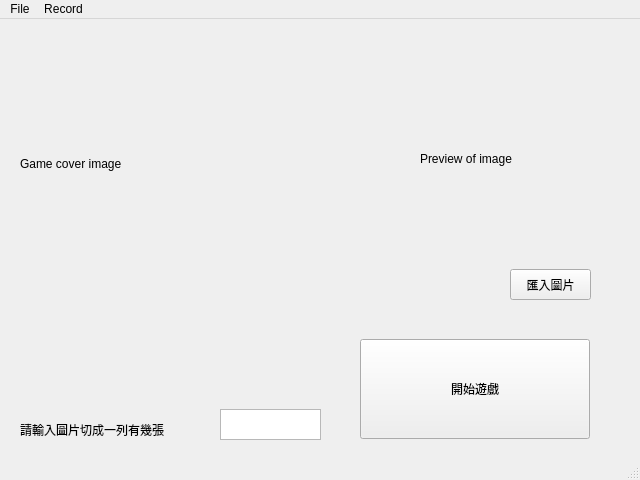
<?xml version="1.0" encoding="UTF-8"?>
<ui version="4.0">
 <class>MainWindow</class>
 <widget class="QMainWindow" name="MainWindow">
  <property name="geometry">
   <rect>
    <x>0</x>
    <y>0</y>
    <width>640</width>
    <height>480</height>
   </rect>
  </property>
  <property name="windowTitle">
   <string>MainWindow</string>
  </property>
  <widget class="QWidget" name="centralwidget">
   <widget class="QLabel" name="lableGameLogo">
    <property name="geometry">
     <rect>
      <x>20</x>
      <y>20</y>
      <width>350</width>
      <height>250</height>
     </rect>
    </property>
    <property name="text">
     <string>Game cover image</string>
    </property>
   </widget>
   <widget class="QPlainTextEdit" name="textBoxPuzzleSize">
    <property name="geometry">
     <rect>
      <x>220</x>
      <y>390</y>
      <width>101</width>
      <height>31</height>
     </rect>
    </property>
   </widget>
   <widget class="QPushButton" name="buttonStart">
    <property name="geometry">
     <rect>
      <x>360</x>
      <y>320</y>
      <width>230</width>
      <height>100</height>
     </rect>
    </property>
    <property name="text">
     <string>開始遊戲</string>
    </property>
   </widget>
   <widget class="QPushButton" name="buttonImportImage">
    <property name="geometry">
     <rect>
      <x>510</x>
      <y>250</y>
      <width>81</width>
      <height>31</height>
     </rect>
    </property>
    <property name="text">
     <string>匯入圖片</string>
    </property>
   </widget>
   <widget class="QLabel" name="labelPreviewImage">
    <property name="geometry">
     <rect>
      <x>420</x>
      <y>50</y>
      <width>180</width>
      <height>180</height>
     </rect>
    </property>
    <property name="text">
     <string>Preview of image</string>
    </property>
   </widget>
   <widget class="QLabel" name="labelTip">
    <property name="geometry">
     <rect>
      <x>20</x>
      <y>400</y>
      <width>161</width>
      <height>21</height>
     </rect>
    </property>
    <property name="text">
     <string>請輸入圖片切成一列有幾張</string>
    </property>
   </widget>
  </widget>
  <widget class="QMenuBar" name="menubar">
   <property name="geometry">
    <rect>
     <x>0</x>
     <y>0</y>
     <width>640</width>
     <height>21</height>
    </rect>
   </property>
   <widget class="QMenu" name="menu8_Puzzle_Initilize">
    <property name="title">
     <string>File</string>
    </property>
   </widget>
   <widget class="QMenu" name="menuRecord">
    <property name="title">
     <string>Record</string>
    </property>
   </widget>
   <addaction name="menu8_Puzzle_Initilize"/>
   <addaction name="menuRecord"/>
  </widget>
  <widget class="QStatusBar" name="statusbar"/>
 </widget>
 <resources/>
 <connections/>
</ui>
